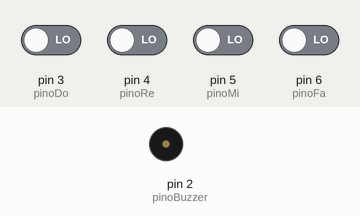
This sketch was run on a simulated Arduino Uno, built with avr-gcc and run on an emulated ATmega328P. Shown: buzzer (waves = sounding). Inputs (shaded band) come from the test bench; at power-on: pin 3 (pinoDo), pin 4 (pinoRe), pin 5 (pinoMi), pin 6 (pinoFa) LOW.

Above: at 2.2 s.
2.3 s: pin 3 (pinoDo) driven HIGH
At 2.7 s:
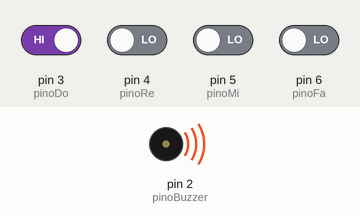
3.8 s: pin 3 (pinoDo) driven LOW
At 5.0 s:
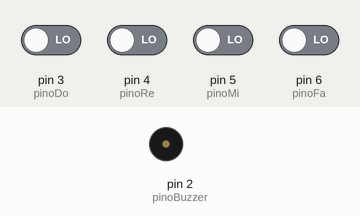
5.3 s: pin 4 (pinoRe) driven HIGH
At 6.2 s:
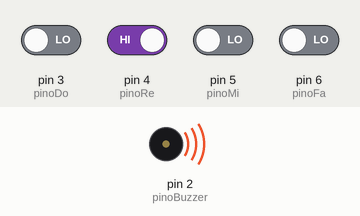
Timing chart, 0 to 8.3 s (numbered marks = the images above; inputs shaded):
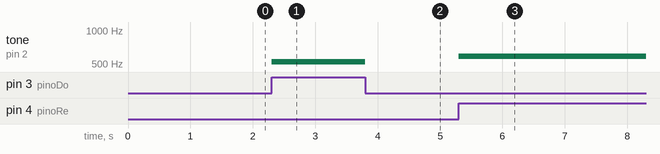

Measured:
- after the input at 2.3 s, tone on pin 2 (pinoBuzzer): silent → 523 Hz at once
- after the input at 3.8 s, tone on pin 2 (pinoBuzzer): 523 Hz → silent at once
- after the input at 5.3 s, tone on pin 2 (pinoBuzzer): silent → 587 Hz at once

The sketch:

Piano.ino
```cpp
//definição das constantes: pinos de entrada

#define pinoBuzzer 2


//leds
#define pinoDo 3
#define pinoRe 4
#define pinoMi 5
#define pinoFa 6

byte doh, re, mi, fa = 0;

void setup() {
  pinMode(pinoBuzzer, OUTPUT);

  pinMode(pinoDo, INPUT);
  pinMode(pinoRe, INPUT);
  pinMode(pinoMi, INPUT);
  pinMode(pinoFa, INPUT);

  Serial.begin(9600);
  delay(1000);
}

void loop() {
  // Leitura dos botoes armazenada nas váriavaes de controle
  doh = digitalRead(pinoDo);
  re = digitalRead(pinoRe);
  mi = digitalRead(pinoMi);
  fa = digitalRead(pinoFa);

  //verificando qual nota foi acionada
  if (doh == 1) {
    //ativa a nota dó
    tone(pinoBuzzer, 523);
  }
   else if (re == 1) {
    //ativa a nota ré
    tone(pinoBuzzer, 587);
  }
  else if (re == 1) {
    //ativa a nota ré
    tone(pinoBuzzer, 587);
  }
  else if (re == 1) {
    //ativa a nota ré
    tone(pinoBuzzer, 587);
  }
  else {
    //Desliga a buzzer
    noTone(pinoBuzzer);
  }

  delay(50);  //tempo de execução da nota musica
}
```
